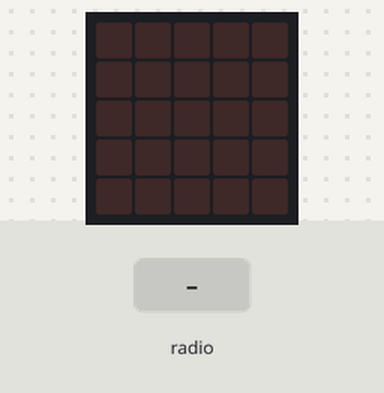
A program run on a simulated BBC micro:bit running MicroPython. Parts: the board's 5×5 LED display. The test bench sets the inputs (shaded band).

Above: at 1.2 s.
1.3 s: radio message "f" arrives
At 1.38 s:
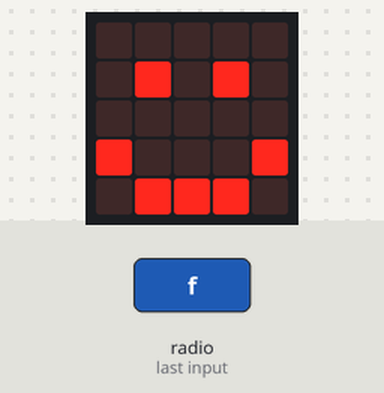
Timing chart, 0 to 4.3 s (numbered marks = the images above; inputs shaded):
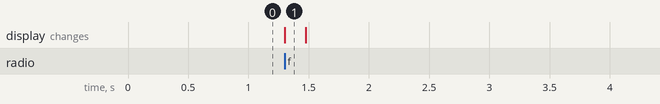

The program:

Reciever.py
```python
from microbit import *
import radio
radio.on()
GAME_CHANNEL = 49
radio.config(channel = GAME_CHANNEL)
image_time = 0
while True:
    incoming_string = radio.receive()
    if incoming_string:
        if incoming_string == "f":
            last_location = incoming_string
            image_time = 200
        if incoming_string == "t":
            last_location = incoming_string
            image_time = 200

    if image_time > 0:
        display.show(Image.HAPPY)
        image_time -= 1
    if image_time == 0:
        display.clear()
```

Measured:
- after the input at 1.3 s, the display: changes at once (image 1)
